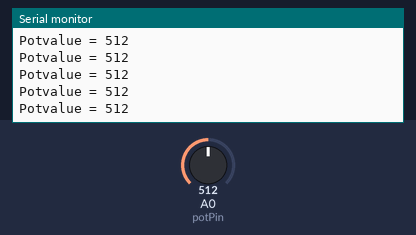
The sketch below on a simulated Arduino Uno, built with avr-gcc and run on an emulated ATmega328P. Shown: the last lines printed to the serial monitor. The test bench sets the inputs (shaded band); at power-on: A0 (potPin) = 512.

Above: at 2.7 s.
2.8 s: A0 (potPin) set to 991
At 3.6 s:
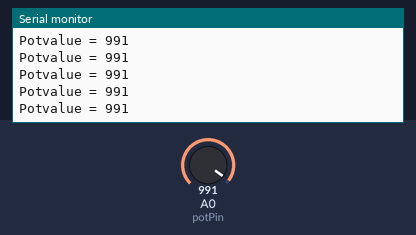
4.3 s: A0 (potPin) set to 1012
At 5.2 s:
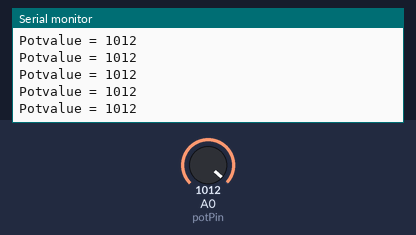
Timing chart, 0 to 7.3 s (numbered marks = the images above; inputs shaded):
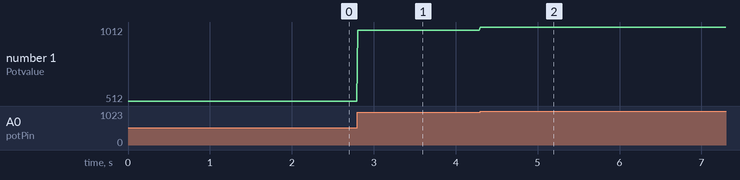

Measured:
- after the input at 2.8 s, the serial monitor: prints a new line at once (image 1)
- after the input at 4.3 s, the serial monitor: prints a new line at once (image 2)
- plotted number 1: 512 → 991 after the input at 2.8 s, 991 → 1012 after the input at 4.3 s

The sketch:

potentiometer_test.ino
```cpp
#define potPin A0 //2 //the only ADC pin on the board, ADC0 (A0)

void setup() {
  Serial.begin(115200);
}

void loop() {
  Serial.print("Potvalue = ");
  Serial.println(analogRead(potPin));
  delay(10);
}
```
